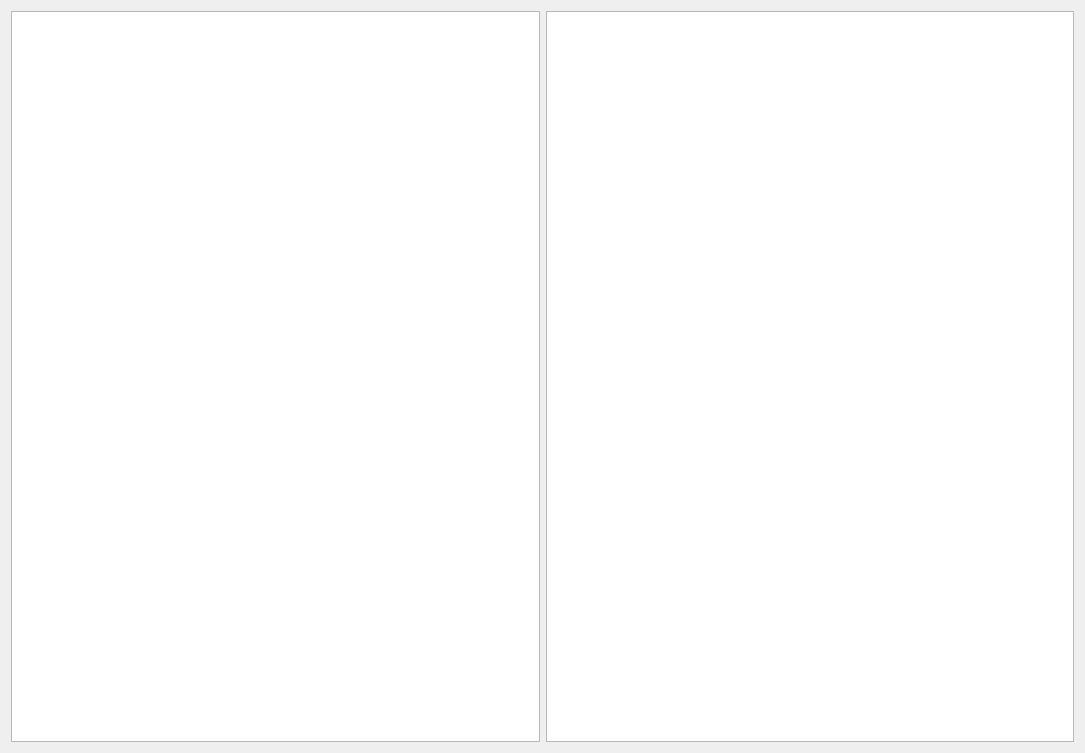
<?xml version="1.0" encoding="UTF-8"?>
<ui version="4.0">
 <class>Widget</class>
 <widget class="QWidget" name="Widget">
  <property name="geometry">
   <rect>
    <x>0</x>
    <y>0</y>
    <width>1085</width>
    <height>753</height>
   </rect>
  </property>
  <property name="windowTitle">
   <string>Widget</string>
  </property>
  <layout class="QHBoxLayout" name="horizontalLayout">
   <item>
    <widget class="QTreeView" name="treeView"/>
   </item>
   <item>
    <widget class="QTableView" name="tableView"/>
   </item>
  </layout>
 </widget>
 <layoutdefault spacing="6" margin="11"/>
 <resources/>
 <connections/>
</ui>
